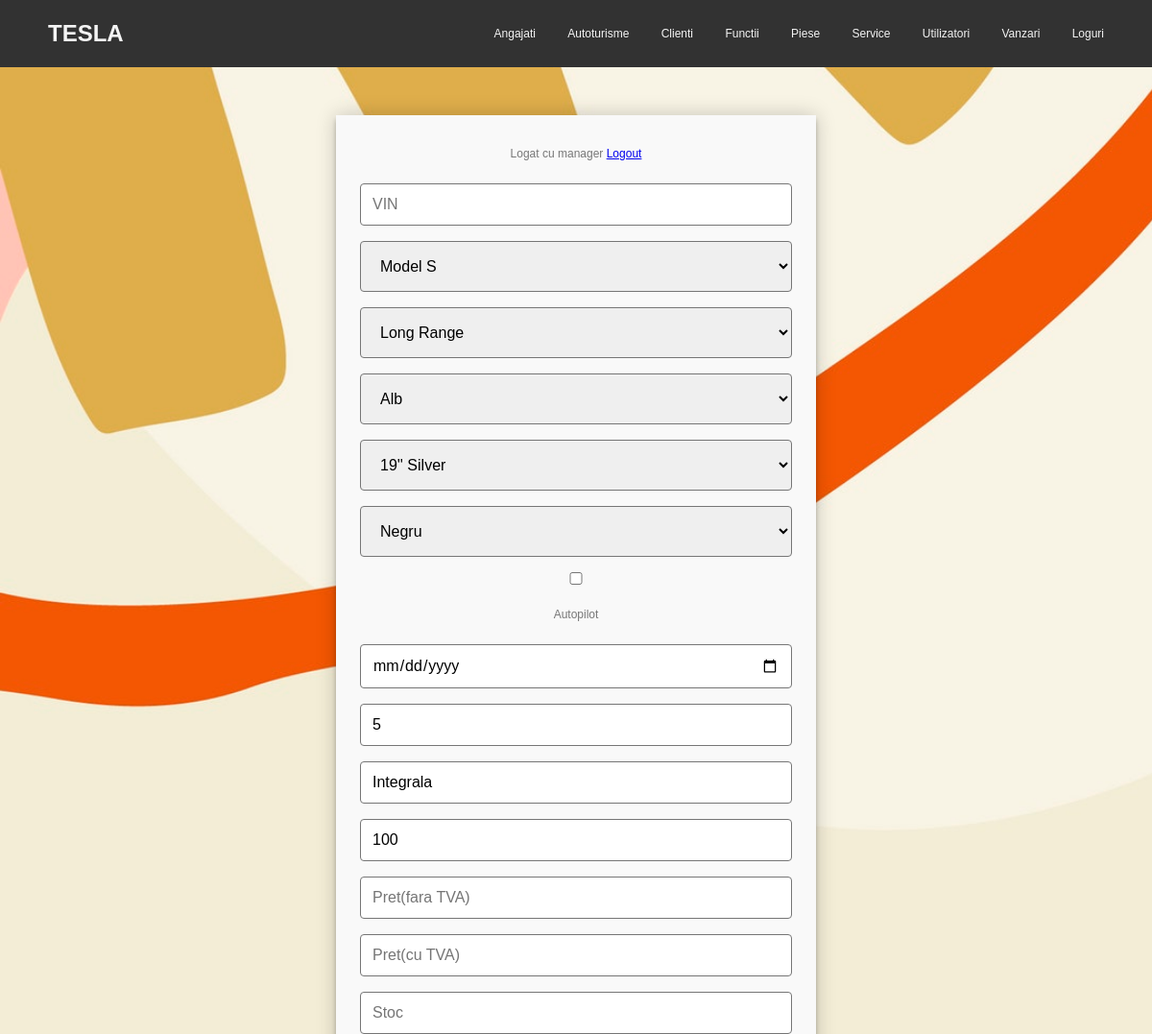
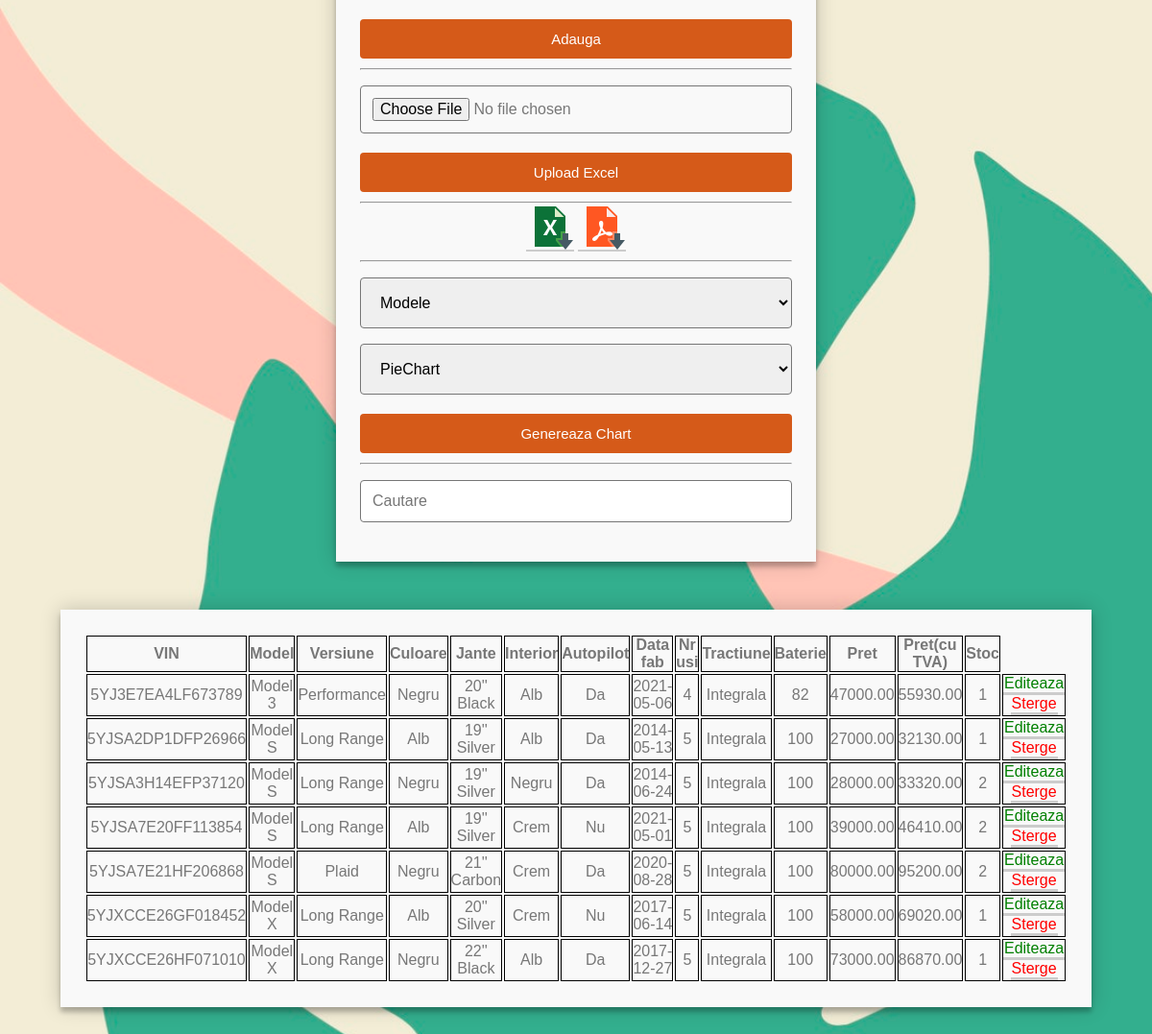
/data/auto.php (signed in), run on the app's committed database (2 pictures, top to bottom).
### tables this page shows
CREATE TABLE `autoturism` (
  `vin` char(17) NOT NULL,
  `model` varchar(20) DEFAULT NULL,
  `versiune` varchar(20) DEFAULT NULL,
  `culoare` varchar(18) DEFAULT NULL,
  `jante` varchar(18) DEFAULT NULL,
  `interior` varchar(18) DEFAULT NULL,
  `autopilot` tinyint(1) DEFAULT NULL,
  `data_fab` date DEFAULT NULL,
  `nr_usi` tinyint(1) DEFAULT NULL,
  `tractiune` varchar(10) DEFAULT NULL,
  `baterie` int(3) DEFAULT NULL,
  `preta` double(8,2) DEFAULT NULL,
  `pretatva` double(8,2) DEFAULT NULL,
  `stoc` int(2) DEFAULT NULL,
  PRIMARY KEY (`vin`)
);

### select.php (called while the page is built, shortened)
<?php
function selectFrom($query, $type){
    require "connection.php";
    if (!empty($connect)) {
        $stm = $connect->prepare($query);
    } else
        $stm = null;
    $stm->execute();
    if ($type === 1) {
        return $stm->fetch()[0];
    }
    else
        return $stm->fetchAll();
}

### data/auto.php (the view, shortened to what this page needs)
<?php
require "../connection.php";
require "../select.php";
require "../header.php";
$codlog = selectFrom("select codf from utilizatori where username = '".$_SESSION['user']."'", 1);
if(!empty($connect))
    $stmt = $connect->prepare('SELECT * FROM autoturism');
else
    $stmt = null;
$stmt->execute();
?>
<!DOCTYPE html>
<html lang="en">
<head>
</head>
<body>
<div id="nav-placeholder">
</div>
<div id="prod">
<form method="post" autocomplete="off">
    <label><?php echo "Logat cu ".$_SESSION['user'];?></label>
    <a href="../logout.php">Logout</a>
    <input name="vin" type="text" placeholder="VIN">
    <select name="model" id="model">
        <option>Model S</option>
    </select>
    <select name="versiune" id="versiune">
        <option>Long Range</option>
    </select>
    <select name="culoare" id="culoare">
        <option>Alb</option>
    </select>
    <select name="jante" id="jante">
        <option>19'' Silver</option>
    </select>
    <select name="interior" id="interior">
        <option>Negru</option>
    </select>
    <input name="autopilot" id="autopilot" type="checkbox" value="Autopilot">
    <label for="autopilot">Autopilot</label>
    <input name="data_fab" id="data_fab" type="date">
    <input name="nr_usi" id="nr_usi" type="number" placeholder="Nr. usi" value="5" readonly style="cursor: not-allowed">
    <input name="tractiune" id="tractiune" type="text" placeholder="Tractiune" value="Integrala" readonly style="cursor: not-allowed">
    <input name="baterie" id="baterie" type="number" placeholder="Bateriei" value="100" readonly style="cursor: not-allowed">
    <input name="preta" id="preta" type="number" placeholder="Pret(fara TVA)" onkeyup="addVat()">
    <input name="pretatva" id="pretatva" type="text" placeholder="Pret(cu TVA)" readonly>
    <input name="stoc" type="number" placeholder="Stoc">
    <input name="adauga" type="submit" value="Adauga">
</form>
    <hr>
    <form method="post" action="../import.php?tab=autoturism" enctype="multipart/form-data">
        <input type="file" name="file" accept=".xls,.xlsx">
        <input type="submit" value="Upload Excel">
    </form>
    <hr>
    <?php if ($codlog != 6):?>
    <div class="link">
        <a id="edit" href="../print.php?tab=autoturism"><img src="../img/excel.png" alt="Export Excel" title="Export Excel"></a>
        <a id="edit" href="../pdf/pdfAuto.php"><img src="../img/pdf.png" alt="Export PDF" title="Export PDF"></a>
    </div>
        <hr>
        <form method="post" autocomplete="off" action="chart.php?tab=autoturism" enctype="multipart/form-data">
            <select id="combo" name="data">
                <option>Modele</option>
            </select>
            <select id="combo" name="chart">
                <option>PieChart</option>
            </select>
            <input name="gen" type="submit" value="Genereaza Chart">
        </form>
        <hr>
    <?php endif;?>
    <input type='text' id='searchTable' placeholder='Cautare'>
</div>
<table id="table">
    <thead>
    <tr>
        <th>VIN</th>
        <th>Model</th>
        <th>Versiune</th>
        <th>Culoare</th>
        <th>Jante</th>
        <th>Interior</th>
        <th>Autopilot</th>
        <th>Data fab</th>
        <th>Nr usi</th>
        <th>Tractiune</th>
        <th>Baterie</th>
        <th>Pret</th>
        <th>Pret(cu TVA)</th>
        <th>Stoc</th>
    </tr>
    </thead>
    <tbody>
    <?php
    while ($auto = $stmt->fetch(PDO::FETCH_OBJ)) {
        ?>
        <tr>
            <td><?php echo $auto->vin; ?></td>
            <td><?php echo $auto->model; ?></td>
            <td><?php echo $auto->versiune; ?></td>
            <td><?php echo $auto->culoare; ?></td>
            <td><?php echo $auto->jante; ?></td>
            <td><?php echo $auto->interior; ?></td>
            <?php if ($auto->autopilot == 1): ?>
                <td>Da</td>
            <?php else: ?>
                <td>Nu</td>
            <?php endif; ?>
            <td><?php echo $auto->data_fab; ?></td>
            <td><?php echo $auto->nr_usi; ?></td>
            <td><?php echo $auto->tractiune; ?></td>
            <td><?php echo $auto->baterie; ?></td>
            <td><?php echo $auto->preta; ?></td>
            <td><?php echo $auto->pretatva; ?></td>
            <td><?php echo $auto->stoc; ?></td>
                <?php if ($codlog != 7):?>
                    <td class="link">
                        <a id="edit" href="../edit/editAutoturism.php?vin=<?php echo $auto->vin ?>">Editeaza</a>
                        <a id="delete" href="ang.php?vin=<?php echo $auto->vin ?>&action=delete">Sterge</a>
                    </td>
                <?php endif ?>
        </tr>
    <?php } ?>
    </tbody>
</table>
</body>
</html>

### style/styles.css (style rules this page uses)
body { background: url("../img/background.jpg") fixed; background-size: cover; font-family: Helvetica, Arial, sans-serif; font-weight: 100; font-size: 12px; line-height: 30px; color: #777; }
* { margin: 0; padding: 0; box-sizing: border-box; -webkit-box-sizing: border-box; -moz-box-sizing: border-box; -webkit-font-smoothing: antialiased; text-rendering: optimizeLegibility; }
#main, #prod, #table { background: #F9F9F9; padding: 25px; box-shadow: 0 0 20px 0 rgba(0, 0, 0, 0.2), 0 5px 5px 0 rgba(0, 0, 0, 0.24); max-width: 300px; width: 100%; position: relative; margin: 50px auto; text-align: center; }
#prod, #table { max-width: 500px; }
td, th { border: 1px solid black; }
.login input, #prod input, #prod select { box-sizing: border-box; display: block; width: 100%; border-width: 1px; border-style: solid; padding: 16px; outline: 0; font-family: inherit; font-size: 16px; margin: 16px auto; border-radius: 4px; }
#prod input { padding: 12px; }
.login input[type="submit"], #prod input[type="submit"], #down { cursor: pointer; width: 100%; border: none; background: #d55a19; color: #FFF; margin: 20px 0 10px; padding: 12px; font-size: 15px; }
.link a { text-decoration: none; outline: none; transition: background-color .25s ease-out; display: inline-block; padding: 0 1px; border-bottom: 0.2em solid #ccc; }
#edit { color: green; }
#delete { color: red; }

### data on the page
autoturism: vin "5YJ3E7EA4LF673789", model "Model 3", versiune "Performance", culoare "Negru", jante "20'' Black", interior "Alb", autopilot "Da", data_fab "2021-05-06", nr_usi "4", tractiune "Integrala", baterie "82", preta "47000.00", pretatva "55930.00", stoc "1"
autoturism: vin "5YJSA2DP1DFP26966", model "Model S", versiune "Long Range", culoare "Alb", jante "19'' Silver", interior "Alb", autopilot "Da", data_fab "2014-05-13", nr_usi "5", tractiune "Integrala", baterie "100", preta "27000.00", pretatva "32130.00", stoc "1"
autoturism: vin "5YJSA3H14EFP37120", model "Model S", versiune "Long Range", culoare "Negru", jante "19'' Silver", interior "Negru", autopilot "Da", data_fab "2014-06-24", nr_usi "5", tractiune "Integrala", baterie "100", preta "28000.00", pretatva "33320.00", stoc "2"
autoturism: vin "5YJSA7E20FF113854", model "Model S", versiune "Long Range", culoare "Alb", jante "19'' Silver", interior "Crem", autopilot "Nu", data_fab "2021-05-01", nr_usi "5", tractiune "Integrala", baterie "100", preta "39000.00", pretatva "46410.00", stoc "2"
autoturism: vin "5YJSA7E21HF206868", model "Model S", versiune "Plaid", culoare "Negru", jante "21'' Carbon", interior "Crem", autopilot "Da", data_fab "2020-08-28", nr_usi "5", tractiune "Integrala", baterie "100", preta "80000.00", pretatva "95200.00", stoc "2"
autoturism: vin "5YJXCCE26GF018452", model "Model X", versiune "Long Range", culoare "Alb", jante "20'' Silver", interior "Crem", autopilot "Nu", data_fab "2017-06-14", nr_usi "5", tractiune "Integrala", baterie "100", preta "58000.00", pretatva "69020.00", stoc "1"
autoturism: vin "5YJXCCE26HF071010", model "Model X", versiune "Long Range", culoare "Negru", jante "22'' Black", interior "Alb", autopilot "Da", data_fab "2017-12-27", nr_usi "5", tractiune "Integrala", baterie "100", preta "73000.00", pretatva "86870.00", stoc "1"

### other printed values
$_SESSION['user'] "manager"
